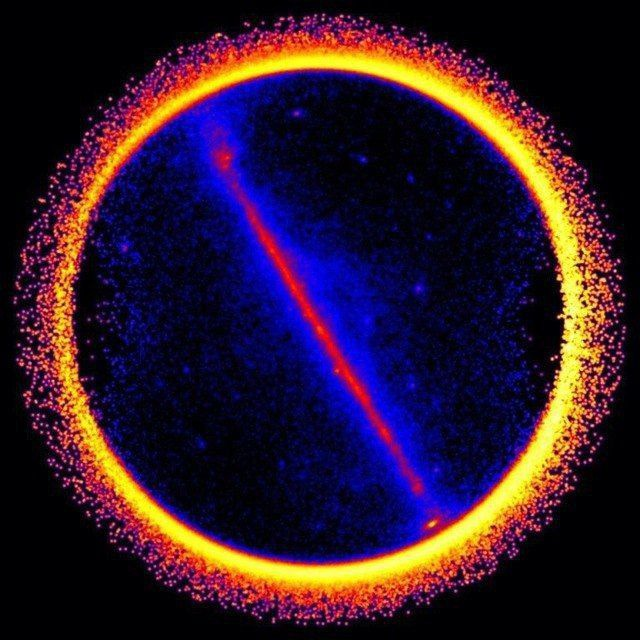
#> input picture example.jpg, 640 x 640 px
$ python forphotos.py
#> lines starting #> are read from the running program, lines starting #| are printed output that depends on the picture
#> the answer given: example.jpg
#> in main, image is the input picture: PIL image 640x640 RGB; mean R, G, B 48.4, 25.9, 45
import PIL
import PIL.Image

ASCII_CHARS = ["@", "#", "S", "%", "?", "*", "+", ";", ":", ",", "."]


def resize_image(image, new_width=200):
#> called with new_width = 200
    width, height = image.size
#> width = 640; height = 640
    ratio = height / width
#> ratio = 1
    new_height = int(new_width * ratio)
#> new_height = 200
    resized_image = image.resize((new_width, new_height))
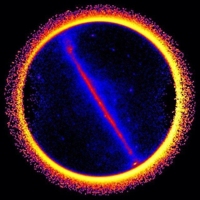
#> resized_image: PIL image 200x200 RGB; mean R, G, B 48.4, 25.9, 45
    return resized_image


def grayify(image):
    grayscale_image = image.convert("L")
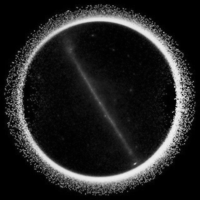
#> grayscale_image: PIL image 200x200 L; min 0, max 243, mean 34.8
    return grayscale_image


def pixels_to_ascii(image):
    pixels = image.getdata()
    scale_factor = 255 // (len(ASCII_CHARS) - 1)
    characters = "".join(ASCII_CHARS[pixel // scale_factor]
                         for pixel in pixels)
    return characters


def main(new_width=200):
    photo = input()
    try:
        image = PIL.Image.open(photo)
    except Exception as e:
        print(e)
        return

    new_image_data = pixels_to_ascii(grayify(resize_image(image)))

    pixel_count = len(new_image_data)
#> pixel_count = 40000
    ascii_image = "\n".join(new_image_data[index:(
        index + new_width)] for index in range(0, pixel_count, new_width))

    print(ascii_image)

    with open(f"{photo}.txt", "w") as f:
        f.write(ascii_image)


main()
